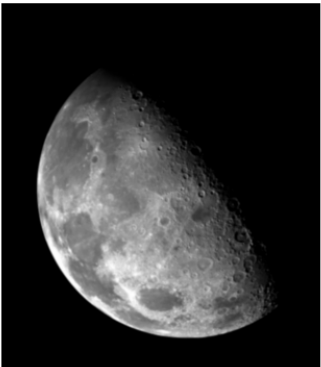
#> input picture BTLXLA_B20DCDT102_Phạm Trung Kiên/Image_enhancement__Laplacian/test.png, 321 x 367 px, found by its file name
$ python tcabLaplacian.py
#> lines starting #> are read from the running program, lines starting #| are printed output that depends on the picture
from matplotlib.image import imread
import matplotlib.pyplot as plt
import numpy as np
from PIL import Image

input_image=Image.open("Image_enhancement__Laplacian\\test.png").convert('L')
grayscale_image = np.array(input_image)

Laplacian = np.array([[0.0, -1.0, 0.0], [-1.0, 8.0, -1.0], [0.0, -1.0, 0.0]])
[rows, columns] = np.shape(grayscale_image)
#> rows = 367; columns = 321
Laplacian_filtered_image = np.zeros(shape=(rows, columns))

for i in range(rows - 2):
    for j in range(columns - 2):
        Laplacian_filtered_image[i + 1, j + 1] = np.sum(np.multiply(Laplacian, grayscale_image[i:i + 3, j:j + 3]))
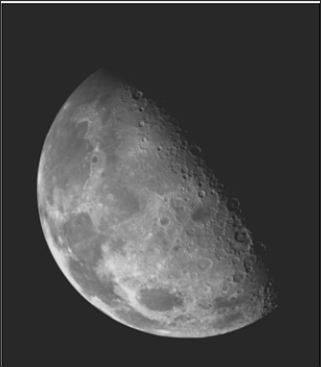
#> Laplacian_filtered_image: shape (367, 321) float64; min -229, max 1214, mean 175.8; drawn with min black and max white

plt.figure(figsize=(8, 4))
plt.subplot(1, 2, 1)
plt.title('Hình ảnh ban đầu')
plt.imshow(input_image,cmap='gray')
plt.axis('off')

plt.subplot(1, 2, 2)
plt.title(f'Hình ảnh biến đổi kernel=3x3')
plt.imshow(Laplacian_filtered_image,cmap='gray')
plt.axis('off')

plt.tight_layout()
plt.show()
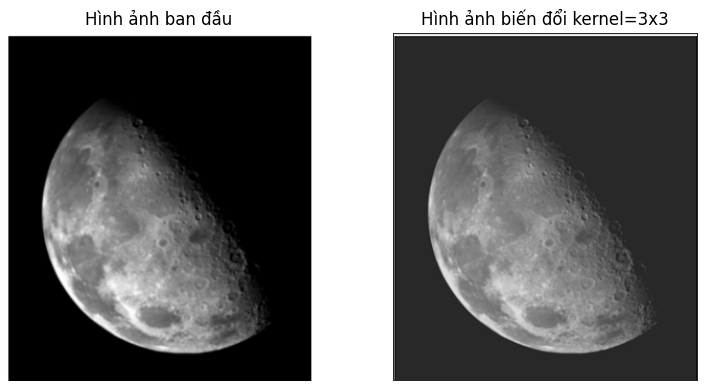
#> figure drawn by matplotlib, 2 panels
